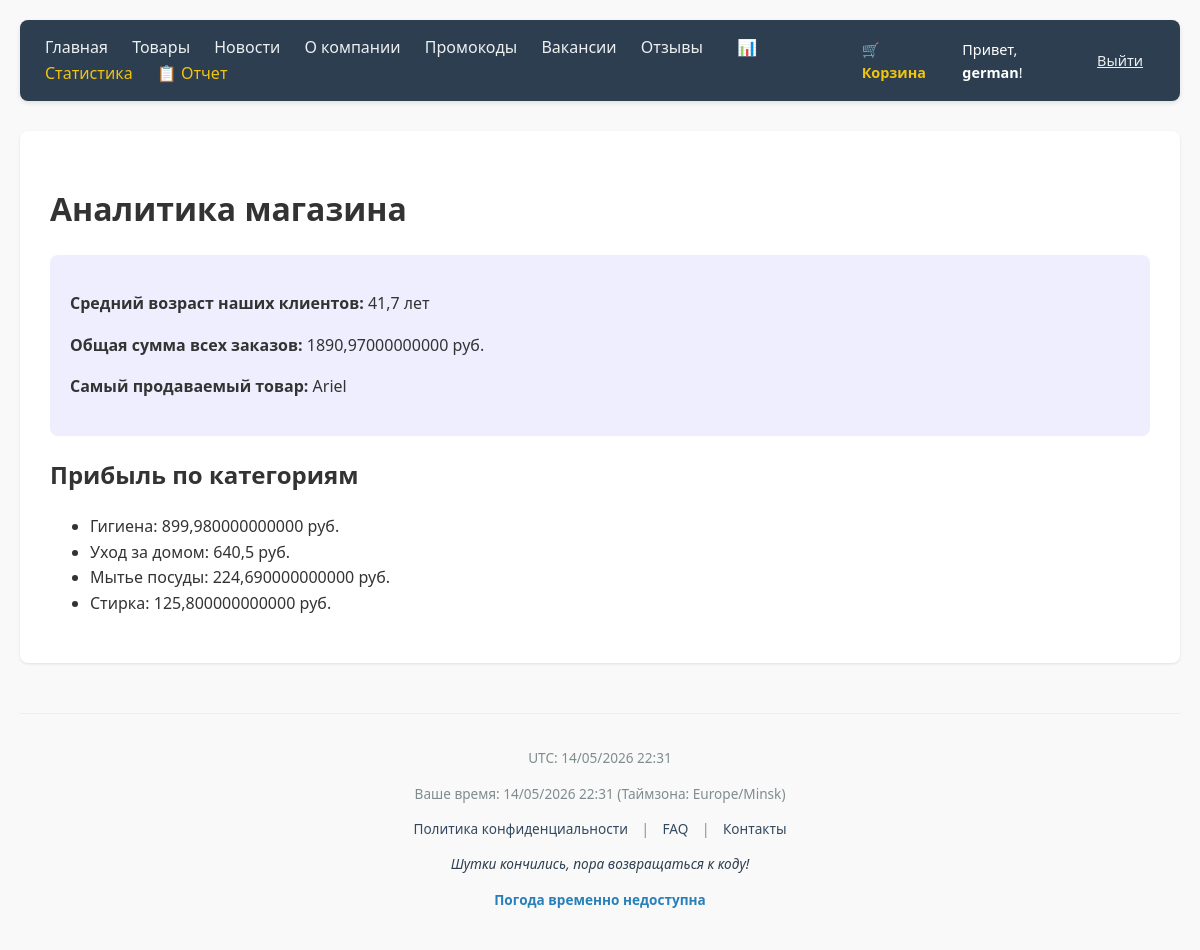
The page /statistics/ (signed in) on the database its author committed.
### shop/models.py (models this page shows, shortened)
class TimeStampedModel(models.Model):
    created_at = models.DateTimeField(auto_now_add=True, verbose_name="Дата добавления")
    updated_at = models.DateTimeField(auto_now=True, verbose_name="Дата изменения")
    class Meta:
        abstract = True # Это значит, что таблица в БД для этой модели создана не будет

class Product(TimeStampedModel):
    title = models.CharField(max_length=200, verbose_name="Название")
    price = models.DecimalField(max_digits=10, decimal_places=2, verbose_name="Цена")
    unit = models.CharField(max_length=20, verbose_name="Ед. измерения")  # литры, кг
    category = models.ForeignKey(Category, on_delete=models.CASCADE, related_name='products')
    manufacturer = models.ForeignKey(Manufacturer, on_delete=models.SET_NULL, null=True)
    class Meta:
        verbose_name = "Продукт"
        verbose_name_plural = "Продукты"

class Category(TimeStampedModel):
    name = models.CharField(max_length=100, verbose_name="Категория")
    class Meta:
        verbose_name = "Категория"
        verbose_name_plural = "Категории"

### shop/views.py (the view)
# urls.py: re_path(r'^statistics/$', views.statistics_view, name='statistics'),
@user_passes_test(is_employee)
def statistics_view(request):
    avg_age = Customer.objects.aggregate(Avg('age'))['age__avg']
    ages = list(Customer.objects.values_list('age', flat=True).order_by('age'))
    median_age = 0
    if ages:
        mid = len(ages) // 2
        median_age = (ages[mid] + ages[mid - 1]) / 2 if len(ages) % 2 == 0 else ages[mid]
    total_sales = Order.objects.aggregate(
        total=Sum(F('product__price') * F('quantity'))
    )['total'] or 0
    popular_product = Product.objects.annotate(
        total_sold=Sum('order__quantity')
    ).order_by('-total_sold').first()
    unpopular_products = Product.objects.filter(order__isnull=True)
    popular_category = Category.objects.annotate(
        total_sold=Sum('products__order__quantity')
    ).order_by('-total_sold').first()
    category_profit = Category.objects.annotate(
        profit=Sum(F('products__order__quantity') * F('products__price'))
    ).order_by('-profit')
    context = {
        'avg_age': round(avg_age, 1) if avg_age else 0,
        'median_age': median_age,
        'total_sales': total_sales,
        'popular_product': popular_product,
        'unpopular_products': unpopular_products,
        'popular_category': popular_category,
        'category_profit': category_profit,
    }
    return render(request, 'shop/statistics.html', context)

### shop/context_processors.py (called while the page is built)
def global_date_context(request):
    now = timezone.now()
    return {
        'current_utc': now, # UTC время
        'current_local': timezone.localtime(now), # Время в таймзоне из settings.py
        'user_tz': timezone.get_current_timezone_name(),
        'text_calendar': calendar.TextCalendar().formatmonth(now.year, now.month),
    }

### shop/views.py (called while the page is built)
def is_employee(user):
    return user.is_authenticated and (user.is_staff or user.groups.filter(name='Employees').exists())

### shop/templates/shop/statistics.html
{% extends 'shop/base.html' %}
{% block content %}
    <h1>Аналитика магазина</h1>
    <div style="background: #eef; padding: 20px; border-radius: 8px;">
        <p><strong>Средний возраст наших клиентов:</strong> {{ avg_age|floatformat:1 }} лет</p>
        <p><strong>Общая сумма всех заказов:</strong> {{ total_sales|default:"0" }} руб.</p>
        <p><strong>Самый продаваемый товар:</strong> {{ popular_product.title|default:"Нет данных" }}</p>
    </div>
    <h2>Прибыль по категориям</h2>
    <ul>
        {% for cat in category_profit %}
            <li>{{ cat.name }}: {{ cat.profit|default:"0" }} руб.</li>
        {% endfor %}
    </ul>
{% endblock %}

### shop/templates/shop/base.html (shortened to what this page needs)
<!DOCTYPE html>
<html lang="ru">
<head>
</head>
<body>
    <nav>
        <div class="nav-links">
            <a href="{% url 'index' %}">Главная</a>
            <a href="{% url 'product_list' %}">Товары</a>
            <a href="{% url 'news_list' %}">Новости</a>
            <a href="{% url 'about' %}">О компании</a>
            <a href="{% url 'promo_codes' %}">Промокоды</a>
            <a href="{% url 'vacancy_list' %}">Вакансии</a>
            <a href="{% url 'reviews' %}">Отзывы</a>
            {% if user.is_staff %}
                <a href="{% url 'statistics' %}" style="color: #f1c40f; margin-left: 10px;">📊 Статистика</a>
                <a href="{% url 'customer_report' %}" style="color: #f1c40f;">📋 Отчет</a>
            {% endif %}
        </div>
        <div class="auth-block">
            {% if user.is_authenticated %}
                <a href="{% url 'view_cart' %}" style="color: #f1c40f; text-decoration: none; margin-right: 15px;">
                    🛒 Корзина
                </a>
                <span>Привет, <strong>{{ user.username }}</strong>!</span>
                <form action="{% url 'logout' %}" method="post" style="display:inline; margin-left:10px;">
                    <button type="submit" style="background:none; border:none; color:#ecf0f1; cursor:pointer; text-decoration:underline; font-family:inherit; font-size:inherit;">
                        Выйти
                    </button>
                </form>
            {% else %}
                <a href="{% url 'login' %}" style="color: #ecf0f1; text-decoration: none;">Войти</a> |
                <a href="{% url 'register' %}" style="color: #ecf0f1; text-decoration: none;">Регистрация</a>
            {% endif %}
        </div>
    </nav>
    <div class="content">
        {% block content %}{% endblock %}
    </div>
    <div class="footer">
        <div class="footer-info">
            <p>UTC: {{ current_utc|date:"d/m/Y H:i" }}</p>
            <p>Ваше время: {{ current_local|date:"d/m/Y H:i" }} (Таймзона: {{ user_tz }})</p>
        </div>
        <div class="footer-links">
            <a href="{% url 'privacy_policy' %}">Политика конфиденциальности</a> |
            <a href="{% url 'faq_list' %}">FAQ</a> |
            <a href="{% url 'contact_list' %}">Контакты</a>
        </div>
        <p id="joke-container" style="font-style: italic; color: #2c3e50;">🤖 Загрузка шутки...</p>
        <div id="weather">🌤️ Загрузка погоды...</div>
    </div>
</body>
</html>

### shop/templates/shop/base.html (style rules this page uses)
body { font-family: 'Segoe UI', Tahoma, Geneva, Verdana, sans-serif; margin: 0; padding: 20px; line-height: 1.6; color: #333; background-color: #f9f9f9; }
nav { background: #2c3e50; padding: 15px 25px; margin-bottom: 30px; display: flex; justify-content: space-between; align-items: center; border-radius: 8px; box-shadow: 0 2px 5px rgba(0,0,0,0.1); }
.nav-links a { margin-right: 20px; text-decoration: none; color: #ecf0f1; font-weight: 500; transition: 0.3s; }
.auth-block { color: #fff; font-size: 0.9em; display: flex; align-items: center; gap: 15px; }
.auth-block button { background: #e74c3c; color: white; border: none; padding: 5px 12px; border-radius: 4px; cursor: pointer; font-size: 0.9em; }
.auth-block a { color: #3498db; text-decoration: none; font-weight: bold; }
.content { background: white; padding: 30px; border-radius: 8px; box-shadow: 0 1px 3px rgba(0,0,0,0.1); min-height: 400px; }
.footer { margin-top: 50px; padding: 20px; text-align: center; font-size: 0.85em; color: #7f8c8d; border-top: 1px solid #eee; }
.footer-links { margin-bottom: 10px; }
.footer-links a { margin: 0 10px; color: #34495e; text-decoration: none; }
#weather { font-weight: bold; color: #2980b9; margin-top: 10px; }

### rows shown on the page
Product: title "Ariel"
Category: name "Гигиена", profit "899,980000000000"
Category: name "Уход за домом", profit "640,5"
Category: name "Мытье посуды", profit "224,690000000000"
Category: name "Стирка", profit "125,800000000000"

### other values the page prints
{{ user.username }} "german"
{{ avg_age|floatformat:1 }} "41,7"
{{ total_sales|default:"0" }} "1890,97000000000"
{{ current_local|date:"d/m/Y H:i" }} "14/05/2026 22:31"
{{ user_tz }} "Europe/Minsk"
